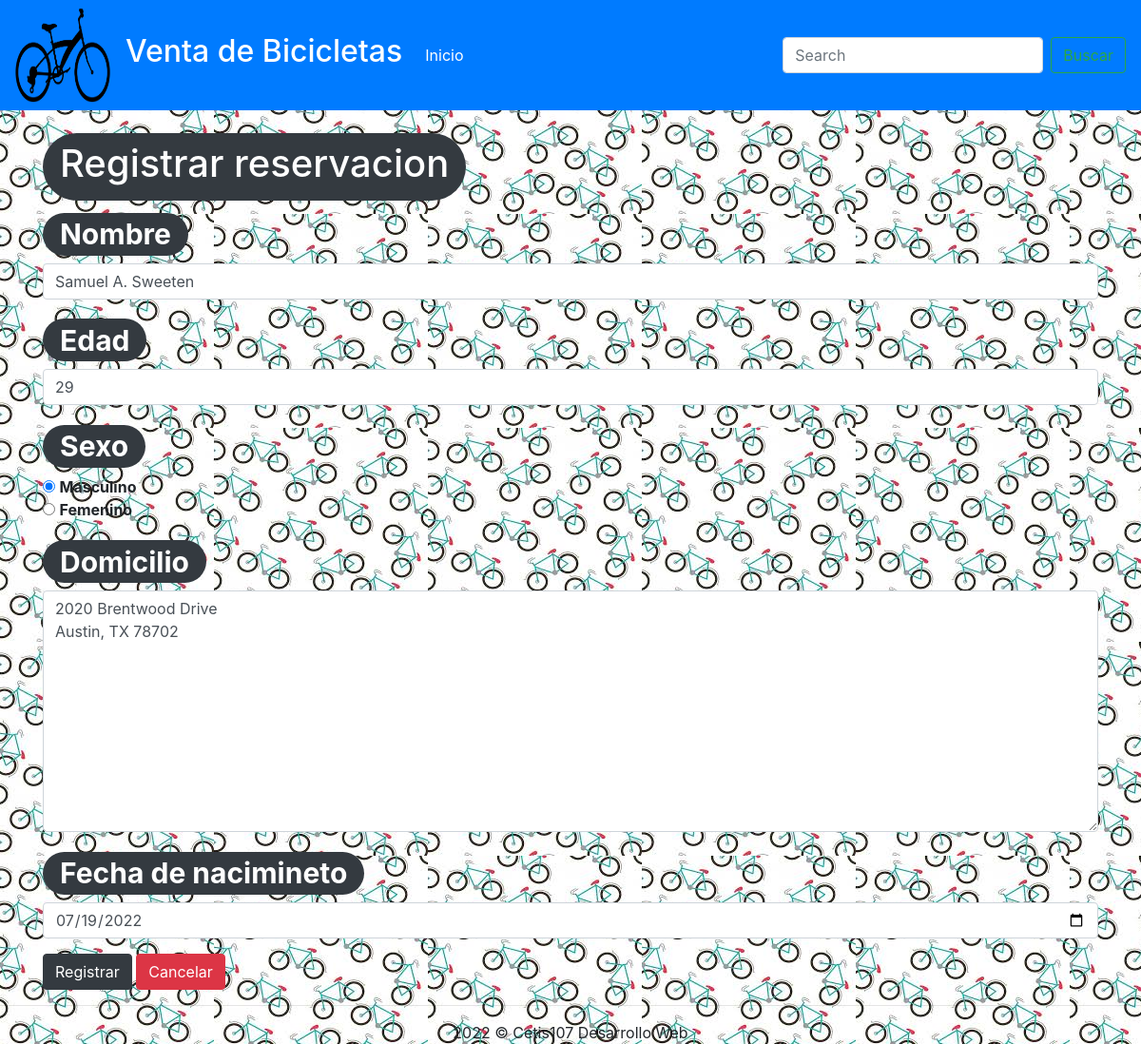
/bici/bici/PracticaWebDatos/actualizarRegistro.php?id=1, run on the app's committed database.
### tables this page shows
CREATE TABLE `cliente` (
  `id` int(11) NOT NULL,
  `nombre` varchar(100) NOT NULL,
  `edad` int(11) NOT NULL,
  `sexo` bit(1) NOT NULL,
  `domicilio` varchar(100) NOT NULL,
  `fecha_nacimiento` date NOT NULL
);

### bici/bici/PracticaWebDatos/actualizarRegistro.php (the view, shortened to what this page needs)
<!DOCTYPE html>
<html lang="en">
<head>
    <link rel="stylesheet" href="css/bootstrap.css">
</head>
<body  background="imagenes/fondo.jpg">
    <?php
        include 'conexion.php';
        $id = $_GET["id"];
        $sql = "SELECT * FROM cliente WHERE id=" . $id;
        $resultado = $conexion->query($sql);
        $registro = $resultado->fetch_assoc();
    ?>
    <?php include 'menu.php'; ?>
    <br>
    <div class="container">
        <div class="row">
            <div class="col-12">
            <h1><span class="badge badge-pill badge-dark"><h1>Registrar reservacion</h1></span></h1>
                <form method="post" action="guardarRegistro.php">
                    <div class="form-group">
                    <h1><span class="badge badge-pill badge-dark">Nombre</span></h1>
                        <input value="<?php echo $registro["nombre"]; ?>" type="text" class="form-control" name="nombre" placeholder="Teclea el nombre">
                    </div>
                    <div class="form-group">
                    <h1><span class="badge badge-pill badge-dark">Edad</span></h1>
                        <input value="<?php echo $registro["edad"]; ?>" type="number" class="form-control" name="edad" placeholder="Teclea la edad">
                    </div>
                    <h1><span class="badge badge-pill badge-dark">Sexo</span></h1>
                    <div class="form-group">
                    <?php
                        if($registro["sexo"]){
                            echo "<input type='radio' name='sexo' value='1' checked>  <b> Masculino</b><br>";
                            echo "<input type='radio' name='sexo' value='0'>    <b>Femenino </b><br>";
                        } else {
                            echo "<input type='radio' name='sexo' value='1'>   <b>Masculino</b><br>";
                            echo "<input type='radio' name='sexo' value='0' checked> <b> Femenino</b><br>";
                        }
                    ?>
                    </div>
                    <div class="form-group">
                    <h1><span class="badge badge-pill badge-dark">Domicilio</span></h1>
                        <textarea name="domicilio" id="" cols="30" rows="10" class="form-control"><?php echo $registro["domicilio"] ?>
                        </textarea>
                    </div>
                    <div class="form-group">
                    <h1><span class="badge badge-pill badge-dark">Fecha de nacimineto</span></h1>
                        <input value="<?php echo $registro["fecha_nacimiento"]; ?>" type="date" class="form-control" name="fecha_nacimiento">
                    </div>
                    <div>
                        <input type="submit" class="btn btn-dark" value="Registrar">
                        <a href="consultarDatos.php" class="btn btn-danger">Cancelar</a>
                    </div>
                </form>
            </div>
        </div>
    </div>
    <footer class="text-center">
        <hr>
        2022 &copy; Cetis107 Desarrollo Web
    </footer>
</body>
</html>

### data on the page
cliente: nombre "Samuel A. Sweeten", edad "29", domicilio "2020 Brentwood Drive Austin, TX 78702", fecha_nacimiento "07/19/2022"
